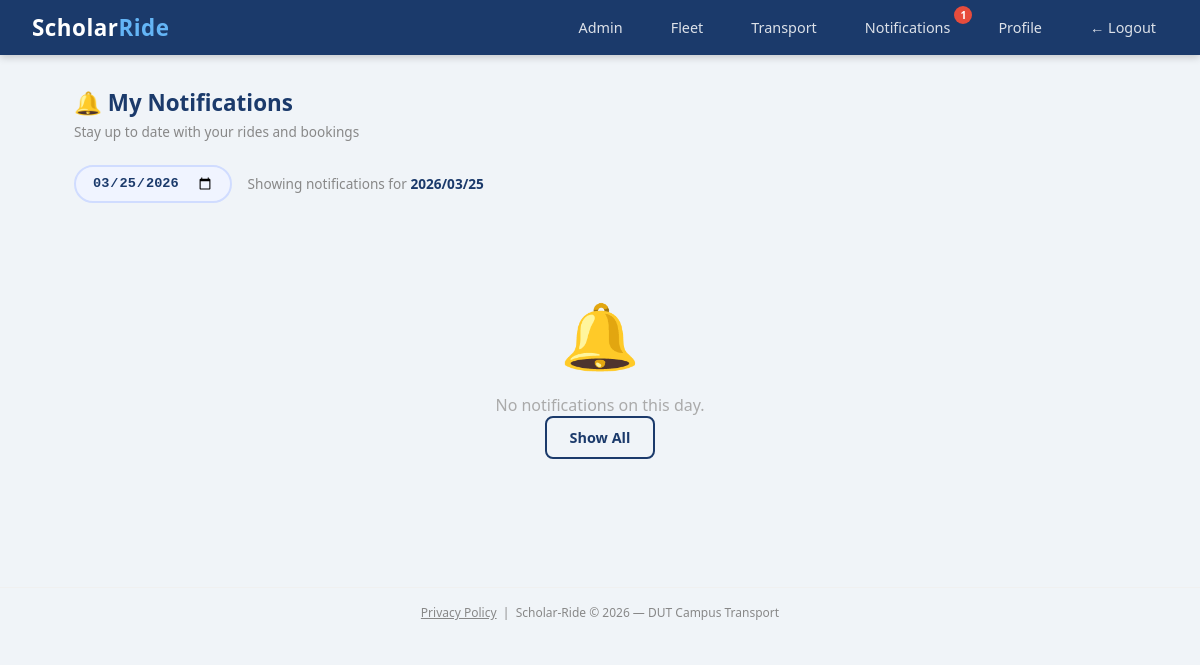
The app's page /notifications (signed in), older data.
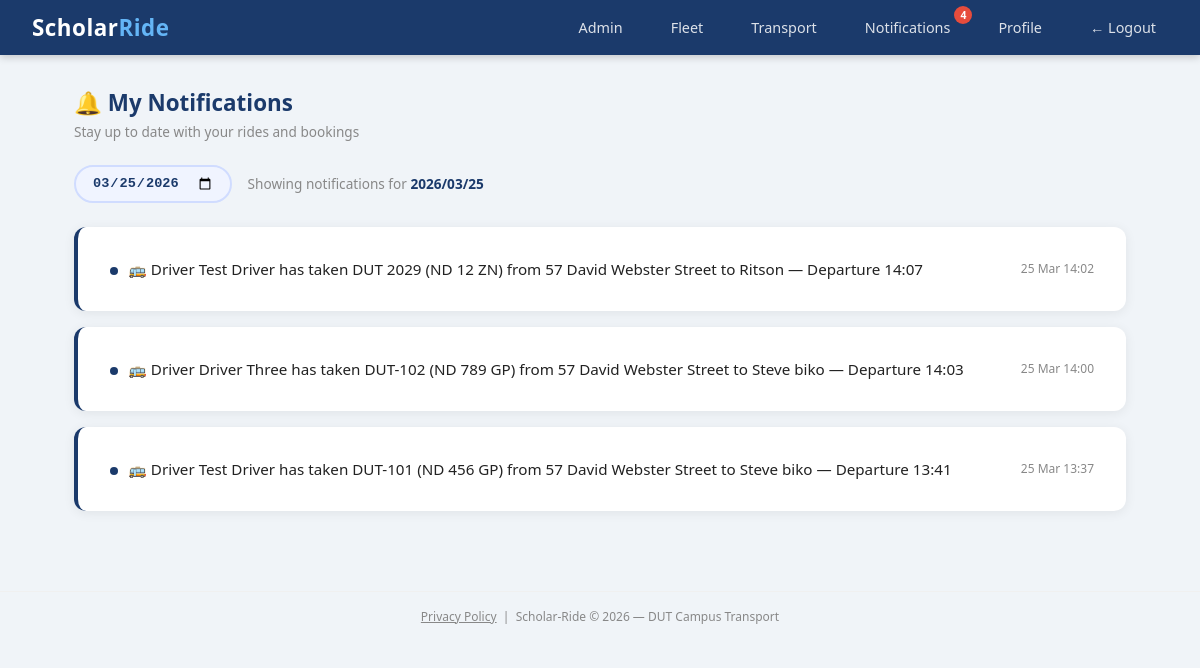
The same page, newer data.
### scholar_ride/models.py (models this page shows)
class Notification(db.Model):
    id = db.Column(db.Integer, primary_key=True)
    user_id = db.Column(db.Integer, db.ForeignKey('user.id'), nullable=False)
    message = db.Column(db.Text, nullable=False)
    is_read = db.Column(db.Boolean, default=False)
    created_at = db.Column(db.DateTime, default=sast_now)

### scholar_ride/routes/notifications.py (the view)
@notifications.route('/notifications')
@login_required
def index():
    selected_date = request.args.get('date', datetime.now().strftime('%Y-%m-%d'))
    query = Notification.query.filter_by(user_id=current_user.id)
    if selected_date:
        try:
            day = datetime.strptime(selected_date, '%Y-%m-%d')
            day_start = day.replace(hour=0, minute=0, second=0, microsecond=0)
            day_end = day.replace(hour=23, minute=59, second=59, microsecond=999999)
            query = query.filter(
                Notification.created_at >= day_start,
                Notification.created_at <= day_end
            )
        except ValueError:
            pass
    notifs = query.order_by(Notification.created_at.desc()).all()
    for n in notifs:
        n.is_read = True
    db.session.commit()
    return render_template('notifications.html', notifications=notifs, selected_date=selected_date)

### scholar_ride/models.py (called while the page is built)
@login_manager.user_loader
def load_user(user_id):
    return User.query.get(int(user_id))

### scholar_ride/templates/notifications.html
{% extends "base.html" %}
{% block content %}
<div class="page-header d-flex justify-between align-center mb-3">
    <div>
        <h4 style="color:#1B3A6B; margin-bottom:0.25rem;">🔔 My Notifications</h4>
        <p class="text-muted">Stay up to date with your rides and bookings</p>
    </div>
</div>
<div style="display:flex; align-items:center; gap:1rem; margin-bottom:1.5rem; flex-wrap:wrap;">
    <form method="GET" action="/notifications" style="display:flex; gap:0.75rem; align-items:center; flex-wrap:wrap;">
        <div style="position:relative;">
            <input type="date" name="date" value="{{ selected_date }}"
                   style="padding:0.5rem 1rem; border-radius:20px; border:2px solid #d0dcff;
                          font-size:0.85rem; font-weight:600; color:#1B3A6B;
                          background:#f0f4ff; outline:none; cursor:pointer;"
                   onchange="this.form.submit()">
        </div>
    </form>
    {% if selected_date %}
    <span style="font-size:0.85rem; color:#888;">
        Showing notifications for
        <strong style="color:#1B3A6B;">
            {{ selected_date | replace('-', '/') }}
        </strong>
    </span>
    {% else %}
    <span style="font-size:0.85rem; color:#888;">Showing all notifications</span>
    {% endif %}
</div>
{% if notifications %}
    {% for notif in notifications %}
    <div class="card mb-2 p-3" style="border-left: 4px solid {% if not notif.is_read %}#1B3A6B{% else %}#eee{% endif %};">
        <div class="d-flex justify-content-between align-center">
           <div style="font-size:0.95rem; flex:1;">
                {% if not notif.is_read %}
                    <span style="display:inline-block; width:8px; height:8px; background:#1B3A6B;
                                 border-radius:50%; margin-right:6px;"></span>
                {% endif %}
                {% if 'OVERFLOW|' in notif.message %}
                    {% set parts = notif.message.split('|') %}
                    {% set overflow_id = parts[1] %}
                    {% set msg_text = parts[2] %}
                    <span>{{ msg_text }}</span>
                    <form method="POST" action="/rides/overflow/{{ overflow_id }}/accept" style="margin-top:0.5rem;">
                        <button type="submit" class="btn btn-sm btn-success">✅ Accept Trip</button>
                    </form>
                {% else %}
                    {{ notif.message }}
                {% endif %}
            </div>
            <small class="text-muted" style="white-space:nowrap; font-size:0.75rem;">
                {{ notif.created_at.strftime('%d %b %H:%M') }}
            </small>
        </div>
    </div>
    {% endfor %}
{% else %}
    <div class="empty-state">
        <div class="empty-icon">🔔</div>
        <p>
            {% if selected_date %}
                No notifications on this day.
            {% else %}
                No notifications yet.
            {% endif %}
        </p>
        {% if selected_date %}
        <a href="/notifications" class="btn btn-outline">Show All</a>
        {% endif %}
    </div>
{% endif %}
{% endblock %}

### scholar_ride/templates/base.html (shortened to what this page needs)
<!DOCTYPE html>
<html lang="en">
<head>
</head>
<body>
    <nav class="navbar">
        <a class="navbar-brand" href="/rides">Scholar<span>Ride</span></a>
        <ul class="nav-links" id="navLinks">
         {% if current_user and current_user.is_authenticated %}
        {% if current_user.role == 'student' %}
            <li><a href="/rides">🔍 Find Rides</a></li>
            <li><a href="/bookings/my">🎫 My Bookings</a></li>
            <li><a href="/transport">🚌 Transport</a></li>
        {% elif current_user.role == 'staff' %}
            <li><a href="/rides">🔍 Find Rides</a></li>
            <li><a href="/bookings/my">🎫 My Bookings</a></li>
            <li><a href="/transport">🚌 Transport</a></li>
        {% elif current_user.role == 'driver' %}
            <li><a href="/admin/fleet"> Fleet</a></li>
            <li><a href="/rides/my"> My Rides</a></li>
            <li><a href="/transport"> Transport</a></li>
        {% elif current_user.role == 'admin' %}
            <li><a href="/admin"> Admin</a></li>
            <li><a href="/admin/fleet"> Fleet</a></li>
            <li><a href="/transport"> Transport</a></li>
        {% endif %}
        <li>
            <a href="/notifications" style="position:relative;">
                 Notifications
                {% if unread_count > 0 %}
                <span style="
                    position:absolute;
                    top:-6px;
                    right:-10px;
                    background:#e74c3c;
                    color:white;
                    border-radius:50%;
                    font-size:0.65rem;
                    font-weight:700;
                    width:18px;
                    height:18px;
                    display:flex;
                    align-items:center;
                    justify-content:center;">
                    {{ unread_count }}
                </span>
                {% endif %}
                  </a>
                </li>
                    <li><a href="/profile"> Profile</a></li>
                 <li><a href="/logout">← Logout</a></li>
                 {% else %}
                 <li><a href="/login">Login</a></li>
                 <li><a href="/register">Register</a></li>
           {% endif %}
        </ul>
    </nav>
    <div class="container">
        {% block content %}{% endblock %}
    </div>
    <div style="text-align:center; padding:1rem; font-size:0.75rem; color:#888; border-top:1px solid #f0f0f0; margin-top:2rem;">
        <a href="/privacy" style="color:#888;">Privacy Policy</a> &nbsp;|&nbsp; Scholar-Ride &copy; 2026 — DUT Campus Transport
    </div>
</body>
</html>

### scholar_ride/templates/base.html (style rules this page uses)
*, *::before, *::after { box-sizing: border-box; margin: 0; padding: 0; }
body { font-family: 'Segoe UI', Tahoma, Geneva, Verdana, sans-serif; background: #f0f4f8; color: #222; }
.navbar { background: #1B3A6B; padding: 0.75rem 2rem; display: flex; align-items: center; justify-content: space-between; box-shadow: 0 2px 8px rgba(0,0,0,0.2); position: relative; }
.navbar-brand { color: white; font-size: 1.4rem; font-weight: 700; text-decoration: none; letter-spacing: 0.5px; }
.navbar-brand span { color: #64B5F6; }
.nav-links { display: flex; gap: 1.5rem; list-style: none; align-items: center; }
.nav-links a { color: rgba(255,255,255,0.85); text-decoration: none; font-size: 0.9rem; padding: 0.4rem 0.75rem; border-radius: 6px; transition: background 0.2s, color 0.2s; }
.container { max-width: 1100px; margin: 0 auto; padding: 2rem 1.5rem; }
.card { background: white; border-radius: 12px; box-shadow: 0 2px 12px rgba(0,0,0,0.07); padding: 2rem; margin-bottom: 1.5rem; }
.text-muted { color: #888; font-size: 0.85rem; }
.mb-2 { margin-bottom: 1rem; }
.d-flex { display: flex; }
.justify-between { justify-content: space-between; }
.align-center { align-items: center; }
.page-header { margin-bottom: 1.5rem; }
.page-header h4 { color: #1B3A6B; font-size: 1.4rem; font-weight: 700; }

Row changes from the older to the newer data that the page shows:
added Notification: is_read False (drawn), message "🚌 Driver Test Driver has taken DUT 2029 (ND 12 ZN) from 57 David Webster Street to Ritson — Departure 14:07", created_at "25 Mar 14:02"
added Notification: is_read False (drawn), message "🚌 Driver Driver Three has taken DUT-102 (ND 789 GP) from 57 David Webster Street to Steve biko — Departure 14:03", created_at "25 Mar 14:00"
added Notification: is_read False (drawn), message "🚌 Driver Test Driver has taken DUT-101 (ND 456 GP) from 57 David Webster Street to Steve biko — Departure 13:41", created_at "25 Mar 13:37"
Text that changed along with them:
{{ unread_count }}: "1" → "4"
text no longer shown: "🔔 No notifications on this day. Show All"
